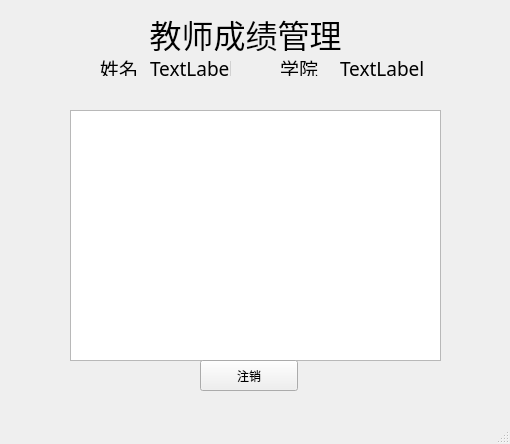
<?xml version="1.0" encoding="UTF-8"?>
<ui version="4.0">
 <class>teachers</class>
 <widget class="QMainWindow" name="teachers">
  <property name="geometry">
   <rect>
    <x>0</x>
    <y>0</y>
    <width>510</width>
    <height>444</height>
   </rect>
  </property>
  <property name="font">
   <font>
    <family>SimHei</family>
   </font>
  </property>
  <property name="windowTitle">
   <string>MainWindow</string>
  </property>
  <widget class="QWidget" name="centralwidget">
   <widget class="QLabel" name="label_title">
    <property name="geometry">
     <rect>
      <x>130</x>
      <y>10</y>
      <width>231</width>
      <height>41</height>
     </rect>
    </property>
    <property name="font">
     <font>
      <family>SimHei</family>
      <pointsize>12</pointsize>
      <weight>50</weight>
      <bold>false</bold>
     </font>
    </property>
    <property name="text">
     <string>&lt;html&gt;&lt;head/&gt;&lt;body&gt;&lt;p align=&quot;center&quot;&gt;&lt;span style=&quot; font-size:24pt;&quot;&gt;教师成绩管理&lt;/span&gt;&lt;/p&gt;&lt;/body&gt;&lt;/html&gt;</string>
    </property>
   </widget>
   <widget class="QLabel" name="label_Name">
    <property name="geometry">
     <rect>
      <x>100</x>
      <y>60</y>
      <width>41</width>
      <height>16</height>
     </rect>
    </property>
    <property name="font">
     <font>
      <pointsize>14</pointsize>
     </font>
    </property>
    <property name="text">
     <string>姓名</string>
    </property>
   </widget>
   <widget class="QLabel" name="label_Prof">
    <property name="geometry">
     <rect>
      <x>280</x>
      <y>60</y>
      <width>41</width>
      <height>16</height>
     </rect>
    </property>
    <property name="font">
     <font>
      <pointsize>14</pointsize>
     </font>
    </property>
    <property name="text">
     <string>学院</string>
    </property>
   </widget>
   <widget class="QLabel" name="label_name">
    <property name="geometry">
     <rect>
      <x>150</x>
      <y>60</y>
      <width>81</width>
      <height>16</height>
     </rect>
    </property>
    <property name="font">
     <font>
      <pointsize>14</pointsize>
     </font>
    </property>
    <property name="text">
     <string>TextLabel</string>
    </property>
   </widget>
   <widget class="QLabel" name="label_prof">
    <property name="geometry">
     <rect>
      <x>340</x>
      <y>60</y>
      <width>91</width>
      <height>16</height>
     </rect>
    </property>
    <property name="font">
     <font>
      <pointsize>14</pointsize>
     </font>
    </property>
    <property name="text">
     <string>TextLabel</string>
    </property>
   </widget>
   <widget class="QTableWidget" name="tableWidget">
    <property name="geometry">
     <rect>
      <x>70</x>
      <y>110</y>
      <width>371</width>
      <height>251</height>
     </rect>
    </property>
   </widget>
   <widget class="QPushButton" name="quit_button">
    <property name="geometry">
     <rect>
      <x>200</x>
      <y>360</y>
      <width>98</width>
      <height>31</height>
     </rect>
    </property>
    <property name="text">
     <string>注销</string>
    </property>
   </widget>
  </widget>
  <widget class="QMenuBar" name="menubar">
   <property name="geometry">
    <rect>
     <x>0</x>
     <y>0</y>
     <width>510</width>
     <height>22</height>
    </rect>
   </property>
  </widget>
  <widget class="QStatusBar" name="statusbar"/>
 </widget>
 <resources/>
 <connections/>
</ui>
